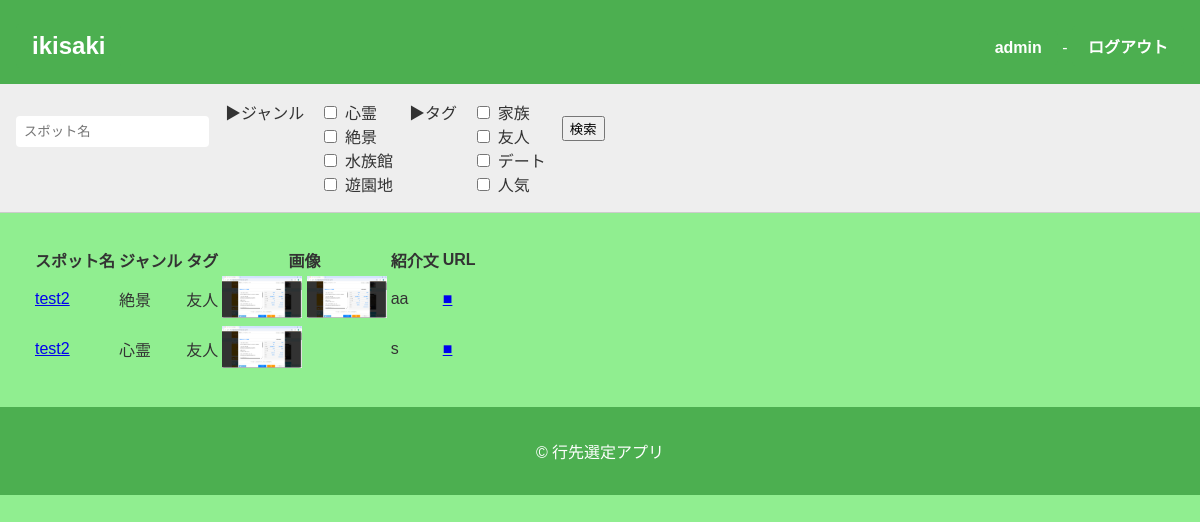
Page /spot/search (signed in) on the committed database.
### apps/ikisaki/models.py (models this page shows, shortened)
class User(db.Model, UserMixin):
    __tablename__ = "user"
    user_id = db.Column(db.String, primary_key=True, unique=True, nullable=False)
    password_hash = db.Column(db.String, nullable=False)
    schedules = db.relationship("Schedule", back_populates="user", cascade="all, delete-orphan")
    @property
    def password(self):
        raise AttributeError("読み取り不可")

class Spot(db.Model):
    __tablename__ = "spot"
    id = db.Column(db.Integer, primary_key=True, nullable=False)
    name = db.Column(db.String, nullable=False)
    genre_id = db.Column(db.Integer, nullable=False)
    introduction = db.Column(db.String, nullable=False)
    url = db.Column(db.String, nullable=True)
    user_id = db.Column(db.String, nullable=False)
    tags = db.relationship("SpotTag", backref="spot", cascade="all, delete-orphan")
    pictures = db.relationship("SpotPicture", backref="spot", cascade="all, delete-orphan")

class SpotTag(db.Model):
    __tablename__ = "spot_tag"
    spot_id = db.Column(db.Integer, db.ForeignKey("spot.id"), primary_key=True, nullable=False)
    tag = db.Column(db.String, primary_key=True, nullable=False)

class SpotPicture(db.Model):
    __tablename__ = "spot_picture"
    spot_id = db.Column(db.Integer, db.ForeignKey("spot.id"), primary_key=True, nullable=False)
    url = db.Column(db.String, primary_key=True, nullable=False)

### apps/ikisaki/views/spot.py (the view)
@ikisaki.route("/spot/search", methods=["GET", "POST"])
@login_required
def spot_search():
	ssform = SpotSearchForm()
	name_kw = (ssform.name.data or "").strip()  # 部分一致検索
	genre_ids = request.form.getlist("genre_ids")  # ["1","3",...]
	tags = request.form.getlist("tags")            # ["家族","人気",...]
	q = Spot.query.filter()
	if name_kw:
		q = q.filter(Spot.name.contains(name_kw))
	if genre_ids:
		genre_id_list = []
		for g in genre_ids:
			genre_id_list.append(int(g))
		q = q.filter(Spot.genre_id.in_(genre_id_list))
	if tags:
		q = q.filter(Spot.tags.any(SpotTag.tag.in_(tags)))
	spots = q.all()
	return render_template(
		"ikisaki/spot_search.html",
		ssform=ssform,
		name_kw=name_kw,
		genre_ids=genre_ids,
		tags=tags,
		spots=spots,
	)

### apps/ikisaki/forms.py
class SpotSearchForm(FlaskForm):
	name = StringField(
		"スポット名",
	)
	submit = SubmitField("検索")

### apps/app.py (called while the page is built)
@login_manager.user_loader
def load_user(user_id):
    from apps.ikisaki.models import User
    try:
        return User.query.get(user_id)
    except ValueError:
        return None

### apps/ikisaki/templates/ikisaki/spot_search.html (shortened to what this page needs)
{% extends "ikisaki/base.html" %}
{% block content %}
	<table>
		<tr>
			<th>スポット名</th>
			<th>ジャンル</th>
			<th>タグ</th>
			<th>画像</th>
			<th>紹介文</th>
			<th>URL</th>
		</tr>
		{% for spot in spots %}
		<tr>
			<td><a href="{{url_for('ikisaki.spot_detail', spot_id=spot.id)}}">{{spot.name}}</a></td>
			<td>{{config["SPOT_LIST"].get(spot.genre_id)}}</td>
			<td>
			{% for t in spot.tags %}
				{{ t.tag }}{% if not loop.last %}, {% endif %}
			{% endfor %}
			</td>
			<td>
			{% for p in spot.pictures %}
				<img src="{{config["UPLOAD_URL"]}}{{ p.url }}" width="80">
			{% endfor %}
			</td>
			<td>{{spot.introduction}}</td>
			<td>{% if spot.url %}<a href="{{ spot.url }}" target="_blank">■</a>{% endif %}</td>
		</tr>
		{% endfor %}
	</table>
{% endblock %}

### apps/ikisaki/templates/ikisaki/base.html (shortened to what this page needs)
<!DOCTYPE html>
<html lang="ja">
<head>
    <link rel="stylesheet" href="{{ url_for('static', filename='css/home.css') }}">
</head>
<body>
    <header>
        <div class="header-container">
            <h1><a href="{{url_for('ikisaki.index')}}" class="spotpost-button">ikisaki</a></h1>
            {% if current_user.is_authenticated %}
                <div>
                    <span><a href="{{url_for('ikisaki.user_update')}}" class="spotpost-button">{{ current_user.user_id }}</a></span> -
                    <span><a href="{{ url_for('ikisaki.logout') }}" class="spotpost-button">ログアウト</a></span>
                </div>
            {% endif %}
        </div>
    </header>
    <nav class="genre-filter">
        {% if current_user.is_authenticated %}
            <form
                action="{{url_for('ikisaki.spot_search')}}"
                method="POST"
                enctype="multipart/form-data"
                novalidate="novalidate"
                class="search-form"
                >
                <p>{{ssform.name(value=name_kw, placeholder="スポット名")}}</p>
                <div>▶ジャンル</div>
                <div id="genre_ids">
                    {% for gid, gname in config["SPOT_LIST"].items() %}
                    {% set gid_str = gid|string %}
                    <label>
                        <input type="checkbox" name="genre_ids" value="{{ gid }}" {% if gid_str in genre_ids %}checked{% endif %}> {{ gname }}
                    </label>
                    {% endfor %}
                </div>
                <div>▶タグ</div>
                <div id="tags">
                    {% for tag in config["TAG_LIST"] %}
                    <label>
                        <input type="checkbox" name="tags" value="{{ tag }}" {% if tag in tags %}checked{% endif %}> {{ tag }}
                    </label>
                    {% endfor %}
                </div>
                <p>{{ssform.submit()}}</p>
            </form>
        {% endif %}
    </nav>
    <main>
        {% block content %}{% endblock %}
    </main>
    <footer>
        <p>&copy; 行先選定アプリ</p>
    </footer>
</body></html>

### apps/static/css/home.css (style rules this page uses)
body { font-family: 'Helvetica', 'Arial', sans-serif; margin: 0; padding: 0; background-color: #f9f9f9; color: #333; }
header { background-color: #4CAF50; color: white; padding: 1rem; }
.header-container { display: flex; justify-content: space-between; align-items: center; }
.header-container h1 { margin: 0; font-size: 1.5rem; }
.search-form { display: flex; gap: 0.5rem; }
.search-form input[type="text"] { padding: 0.5rem; border: none; border-radius: 4px; }
.genre-filter { background-color: #eee; padding: 1rem; border-bottom: 1px solid #ccc; }
.genre-filter form { display: flex; flex-wrap: wrap; gap: 1rem; }
.genre-filter label { display: flex; align-items: center; gap: 0.3rem; }
main { padding: 2rem; }
footer { background-color: #4CAF50; color: white; text-align: center; padding: 1rem; position: relative; bottom: 0; }
.spotpost-button { display: inline-block; padding: 0.5rem 1rem; background-color: #4CAF50; color: white; text-decoration: none; border-radius: 4px; font-weight: bold; margin-top: 0.5rem; }
body { background-color: lightgreen; }

### rows in the picture
User: user_id "admin"
Spot: name "test2", SPOT_LIST.get "絶景", introduction "aa"
SpotTag: tag "友人"
SpotPicture: url (picture)
SpotPicture: url (picture)
Spot: name "test2", SPOT_LIST.get "心霊", introduction "s"
SpotTag: tag "友人"
SpotPicture: url (picture)

### other values in the picture
{{ gname }} "心霊" "絶景" "水族館" "遊園地"
{{ tag }} "家族" "友人" "デート" "人気"
